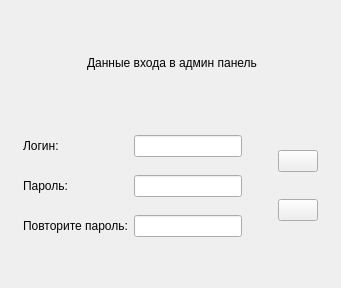
       <widget class="QWidget" name="tabAddTerminal2">
        <attribute name="icon">
         <iconset resource="../../ekiosk.qrc">
          <normaloff>:/assets/icons/reg_2.png</normaloff>:/assets/icons/reg_2.png</iconset>
        </attribute>
        <attribute name="title">
         <string/>
        </attribute>
        <layout class="QVBoxLayout" name="verticalLayout_4">
         <property name="margin" stdset="0">
          <number>3</number>
         </property>
         <item>
          <layout class="QHBoxLayout" name="horizontalLayout_5">
           <property name="leftMargin">
            <number>3</number>
           </property>
           <property name="topMargin">
            <number>50</number>
           </property>
           <property name="bottomMargin">
            <number>50</number>
           </property>
           <item>
            <spacer name="horizontalSpacer_7">
             <property name="orientation">
              <enum>Qt::Horizontal</enum>
             </property>
             <property name="sizeHint" stdset="0">
              <size>
               <width>40</width>
               <height>20</height>
              </size>
             </property>
            </spacer>
           </item>
           <item>
            <widget class="QLabel" name="lblInformation2Reg">
             <property name="text">
              <string>Данные входа в админ панель</string>
             </property>
            </widget>
           </item>
           <item>
            <spacer name="horizontalSpacer_2">
             <property name="orientation">
              <enum>Qt::Horizontal</enum>
             </property>
             <property name="sizeHint" stdset="0">
              <size>
               <width>40</width>
               <height>20</height>
              </size>
             </property>
            </spacer>
           </item>
          </layout>
         </item>
         <item>
          <layout class="QHBoxLayout" name="horizontalLayout_4" stretch="80,20">
           <property name="leftMargin">
            <number>20</number>
           </property>
           <property name="topMargin">
            <number>6</number>
           </property>
           <property name="rightMargin">
            <number>20</number>
           </property>
           <item>
            <layout class="QGridLayout" name="gridLayout_3">
             <property name="verticalSpacing">
              <number>18</number>
             </property>
             <item row="0" column="0">
              <widget class="QLabel" name="lblSecretLoginReg">
               <property name="styleSheet">
                <string notr="true"/>
               </property>
               <property name="text">
                <string>Логин:</string>
               </property>
              </widget>
             </item>
             <item row="1" column="0">
              <widget class="QLabel" name="lblSecretPasswordReg">
               <property name="styleSheet">
                <string notr="true"/>
               </property>
               <property name="text">
                <string>Пароль:</string>
               </property>
              </widget>
             </item>
             <item row="2" column="0">
              <widget class="QLabel" name="lblSecretConfirmPasswordReg">
               <property name="styleSheet">
                <string notr="true"/>
               </property>
               <property name="text">
                <string>Повторите пароль:</string>
               </property>
              </widget>
             </item>
             <item row="0" column="1">
              <widget class="QLineEdit" name="editSecretLoginReg">
               <property name="minimumSize">
                <size>
                 <width>0</width>
                 <height>0</height>
                </size>
               </property>
               <property name="text">
                <string/>
               </property>
               <property name="placeholderText">
                <string notr="true"/>
               </property>
              </widget>
             </item>
             <item row="1" column="1">
              <widget class="QLineEdit" name="editSecretPasswordReg">
               <property name="minimumSize">
                <size>
                 <width>0</width>
                 <height>0</height>
                </size>
               </property>
               <property name="text">
                <string/>
               </property>
               <property name="echoMode">
                <enum>QLineEdit::Password</enum>
               </property>
               <property name="placeholderText">
                <string notr="true"/>
               </property>
              </widget>
             </item>
             <item row="2" column="1">
              <widget class="QLineEdit" name="editSecretConfirmPasswordReg">
               <property name="minimumSize">
                <size>
                 <width>0</width>
                 <height>0</height>
                </size>
               </property>
               <property name="text">
                <string/>
               </property>
               <property name="echoMode">
                <enum>QLineEdit::Password</enum>
               </property>
               <property name="placeholderText">
                <string notr="true"/>
               </property>
              </widget>
             </item>
            </layout>
           </item>
           <item>
            <layout class="QGridLayout" name="gridLayout_4">
             <property name="leftMargin">
              <number>30</number>
             </property>
             <property name="verticalSpacing">
              <number>12</number>
             </property>
             <item row="0" column="0">
              <widget class="QPushButton" name="btnTabReg2">
               <property name="focusPolicy">
                <enum>Qt::NoFocus</enum>
               </property>
               <property name="text">
                <string/>
               </property>
               <property name="icon">
                <iconset resource="../../ekiosk.qrc">
                 <normaloff>:/assets/icons/reg_5.png</normaloff>:/assets/icons/reg_5.png</iconset>
               </property>
               <property name="iconSize">
                <size>
                 <width>72</width>
                 <height>72</height>
                </size>
               </property>
              </widget>
             </item>
             <item row="1" column="0">
              <widget class="QPushButton" name="btnSaveReg2">
               <property name="focusPolicy">
                <enum>Qt::NoFocus</enum>
               </property>
               <property name="text">
                <string/>
               </property>
               <property name="icon">
                <iconset resource="../../ekiosk.qrc">
                 <normaloff>:/assets/icons/reg_6.png</normaloff>:/assets/icons/reg_6.png</iconset>
               </property>
               <property name="iconSize">
                <size>
                 <width>72</width>
                 <height>72</height>
                </size>
               </property>
              </widget>
             </item>
            </layout>
           </item>
          </layout>
         </item>
         <item>
          <spacer name="verticalSpacer_2">
           <property name="orientation">
            <enum>Qt::Vertical</enum>
           </property>
           <property name="sizeHint" stdset="0">
            <size>
             <width>20</width>
             <height>40</height>
            </size>
           </property>
          </spacer>
         </item>
         <item>
          <widget class="QWidget" name="wgtKeyPud_2" native="true">
           <layout class="QHBoxLayout" name="horizontalLayout_8">
            <property name="margin" stdset="0">
             <number>1</number>
            </property>
            <item>
             <layout class="QHBoxLayout" name="layoutWgtKeyPud_2"/>
            </item>
           </layout>
          </widget>
         </item>
        </layout>
       </widget>
